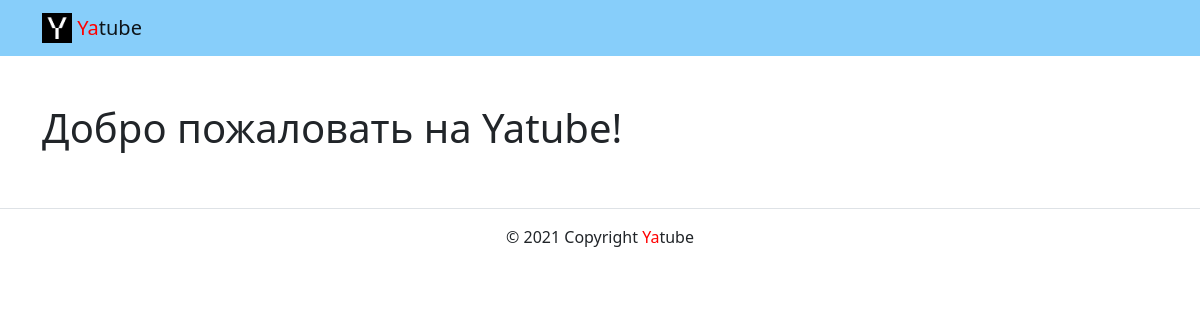
The app's page /, older data.
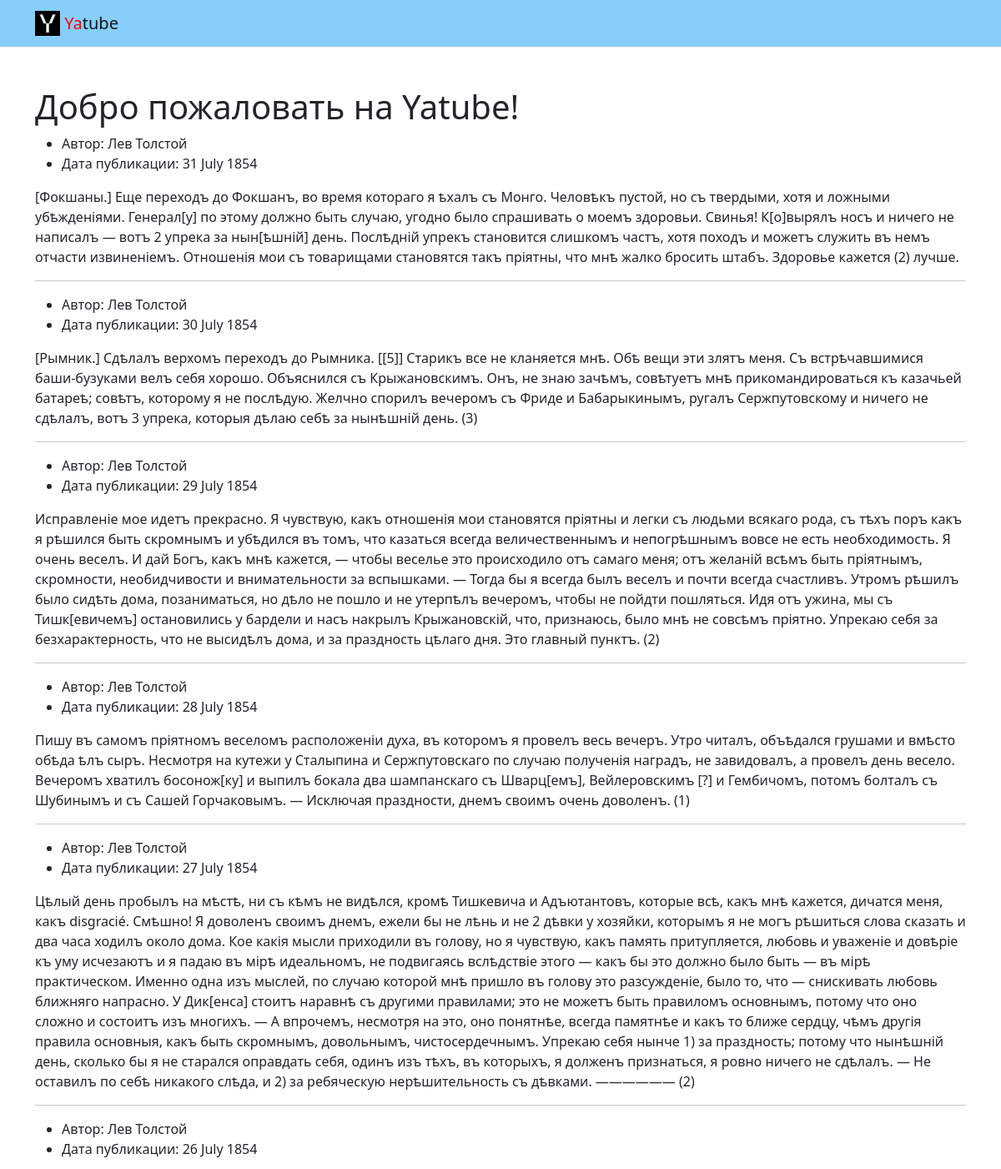
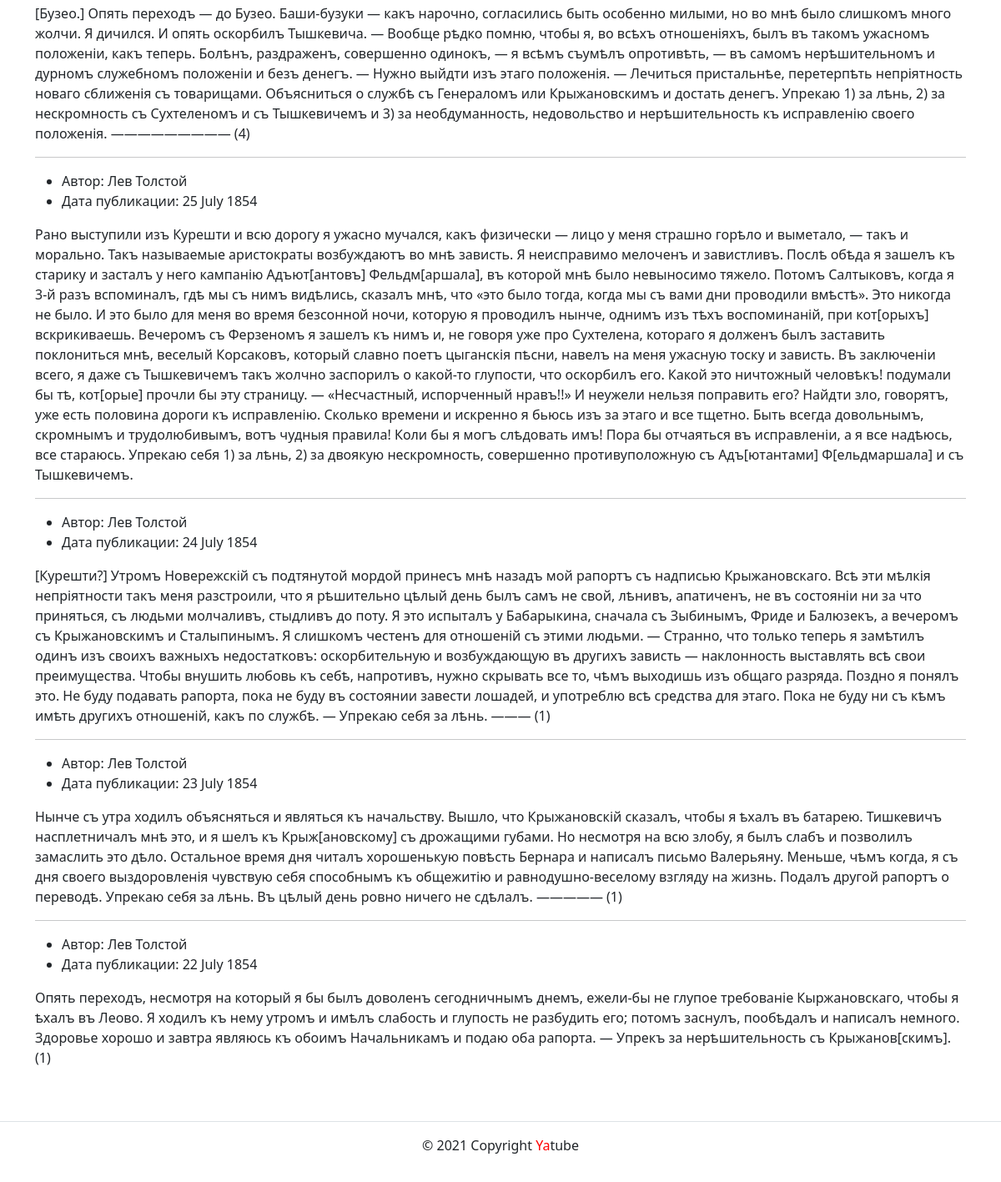
The same page, newer data (2 pictures, top to bottom).
### posts/models.py (models this page shows)
class Post(models.Model):
    text = models.TextField()
    pub_date = models.DateTimeField(auto_now_add=True)
    author = models.ForeignKey(User, on_delete=models.CASCADE)
    group = models.ForeignKey('Group', blank=True, null=True, on_delete=models.CASCADE)

### posts/views.py (the view)
# urls.py: path('', views.index, name='index'),
def index(request):
    posts = Post.objects.order_by('-pub_date')[:10]
    context = {
        'posts': posts,
    }
    return render(request, 'posts/index.html', context)

### templates/posts/index.html (shortened to what this page needs)
{% extends 'base.html' %}
     {% block content %}
         <h1> Добро пожаловать на Yatube! </h1>
  {% for post in posts %}
  <ul>
    <li>
      Автор: {{ post.author.get_full_name }}
    </li>
    <li>
      Дата публикации: {{ post.pub_date|date:"d E Y" }}
    </li>
  </ul>
  <p>{{ post.text }}</p>
  {% if not forloop.last %}<hr>{% endif %}
  {% endfor %}
    {% endblock %}

### templates/base.html (shortened to what this page needs)
{% load static %}
<!DOCTYPE html>
<html lang="ru">
  <head>
    <link rel="stylesheet" href="{% static '/css/bootstrap.min.css' %}">
  </head>
<body>
  <header>
      {% include 'includes/header.html' %}
  </header>
    <main class="container py-5">
      {% block content %}{% endblock %}
    </main>
    {% include 'includes/footer.html' %}
</body>
</html>

### templates/includes/header.html
{% load static %}
      <nav class="navbar navbar-light" style="background-color: lightskyblue">
        <div class="container">
          <a class="navbar-brand" href="{% url 'posts:index' %}">
            <img src="{% static 'img/logo.png' %}" width="30" height="30" class="d-inline-block align-top" alt="">
            <span style="color:red">Ya</span>tube</a>
        </div>
      </nav>

### templates/includes/footer.html
<footer class="border-top text-center py-3">
      <p>© 2021 Copyright <span style="color:red">Ya</span>tube</p>
    </footer>

Row changes from the older to the newer data that the page shows:
added Post: author.get_full_name "Лев Толстой", pub_date "31 July 1854", text "[Фокшаны.] Еще переходъ до Фокшанъ, во время котораго я ѣхалъ съ Монго. Человѣкъ пустой, но съ твердыми, хотя и ложными убѣжденіями. Генерал[у] по этому должно быть случаю, угодно было спрашивать о моемъ здоровьи. Свинья! К[о]вырялъ носъ и ничего не написалъ — вотъ 2 упрека за нын[ѣшній] день. Послѣдній упрекъ становится слишкомъ частъ, хотя походъ и можетъ служить въ немъ отчасти извиненіемъ. Отношенія мои съ товарищами становятся такъ пріятны, что мнѣ жалко бросить штабъ. Здоровье кажется (2) лучше."
added Post: author.get_full_name "Лев Толстой", pub_date "30 July 1854", text "[Рымник.] Сдѣлалъ верхомъ переходъ до Рымника. [[5]] Старикъ все не кланяется мнѣ. Обѣ вещи эти злятъ меня. Съ встрѣчавшимися баши-бузуками велъ себя хорошо. Объяснился съ Крыжановскимъ. Онъ, не знаю зачѣмъ, совѣтуетъ мнѣ прикомандироваться къ казачьей батареѣ; совѣтъ, которому я не послѣдую. Желчно спорилъ вечеромъ съ Фриде и Бабарыкинымъ, ругалъ Сержпутовскому и ничего не сдѣлалъ, вотъ 3 упрека, которыя дѣлаю себѣ за нынѣшній день. (3)"
added Post: author.get_full_name "Лев Толстой", pub_date "29 July 1854", text "Исправленіе мое идетъ прекрасно. Я чувствую, какъ отношенія мои становятся пріятны и легки съ людьми всякаго рода, съ тѣхъ поръ какъ я рѣшился быть скромнымъ и убѣдился въ томъ, что казаться всегда величественнымъ и непогрѣшнымъ вовсе не есть необходимость. Я очень веселъ. И дай Богъ, какъ мнѣ кажется, — чтобы веселье это происходило отъ самаго меня; отъ желаній всѣмъ быть пріятнымъ, скромности, необидчивости и внимательности за вспышками. — Тогда бы я всегда былъ веселъ и почти всегда счастливъ. Утромъ рѣшилъ было сидѣть дома, позаниматься, но дѣло не пошло и не утерпѣлъ вечеромъ, чтобы не пойдти пошляться. Идя отъ ужина, мы съ Тишк[евичемъ] остановились у бардели и насъ накрылъ…"
added Post: author.get_full_name "Лев Толстой", pub_date "28 July 1854", text "Пишу въ самомъ пріятномъ веселомъ расположеніи духа, въ которомъ я провелъ весь вечеръ. Утро читалъ, объѣдался грушами и вмѣсто обѣда ѣлъ сыръ. Несмотря на кутежи у Сталыпина и Сержпутовскаго по случаю полученія наградъ, не завидовалъ, а провелъ день весело. Вечеромъ хватилъ босонож[ку] и выпилъ бокала два шампанскаго съ Шварц[емъ], Вейлеровскимъ [?] и Гембичомъ, потомъ болталъ съ Шубинымъ и съ Сашей Горчаковымъ. — Исключая праздности, днемъ своимъ очень доволенъ. (1)"
added Post: author.get_full_name "Лев Толстой", pub_date "27 July 1854", text "Цѣлый день пробылъ на мѣстѣ, ни съ кѣмъ не видѣлся, кромѣ Тишкевича и Адъютантовъ, которые всѣ, какъ мнѣ кажется, дичатся меня, какъ disgracié. Смѣшно! Я доволенъ своимъ днемъ, ежели бы не лѣнь и не 2 дѣвки у хозяйки, которымъ я не могъ рѣшиться слова сказать и два часа ходилъ около дома. Кое какія мысли приходили въ голову, но я чувствую, какъ память притупляется, любовь и уваженіе и довѣріе къ уму исчезаютъ и я падаю въ мірѣ идеальномъ, не подвигаясь вслѣдствіе этого — какъ бы это должно было быть — въ мірѣ практическом. Именно одна изъ мыслей, по случаю которой мнѣ пришло въ голову это разсужденіе, было то, что — снискивать любовь ближняго напрасно. У Дик[енса] стоитъ наравнѣ съ другими…"
added Post: author.get_full_name "Лев Толстой", pub_date "26 July 1854", text "[Бузео.] Опять переходъ — до Бузео. Баши-бузуки — какъ нарочно, согласились быть особенно милыми, но во мнѣ было слишкомъ много жолчи. Я дичился. И опять оскорбилъ Тышкевича. — Вообще рѣдко помню, чтобы я, во всѣхъ отношеніяхъ, былъ въ такомъ ужасномъ положеніи, какъ теперь. Болѣнъ, раздраженъ, совершенно одинокъ, — я всѣмъ съумѣлъ опротивѣть, — въ самомъ нерѣшительномъ и дурномъ служебномъ положеніи и безъ денегъ. — Нужно выйдти изъ этаго положенія. — Лечиться пристальнѣе, перетерпѣть непріятность новаго сближенія съ товарищами. Объясниться о службѣ съ Генераломъ или Крыжановскимъ и достать денегъ. Упрекаю 1) за лѣнь, 2) за нескромность съ Сухтеленомъ и съ Тышкевичемъ и 3) за…"
added Post: author.get_full_name "Лев Толстой", pub_date "25 July 1854", text "Рано выступили изъ Курешти и всю дорогу я ужасно мучался, какъ физически — лицо у меня страшно горѣло и выметало, — такъ и морально. Такъ называемые аристократы возбуждаютъ во мнѣ зависть. Я неисправимо мелоченъ и завистливъ. Послѣ обѣда я зашелъ къ старику и засталъ у него кампанію Адъют[антовъ] Фельдм[аршала], въ которой мнѣ было невыносимо тяжело. Потомъ Салтыковъ, когда я 3-й разъ вспоминалъ, гдѣ мы съ нимъ видѣлись, сказалъ мнѣ, что «это было тогда, когда мы съ вами дни проводили вмѣстѣ». Это никогда не было. И это было для меня во время безсонной ночи, которую я проводилъ нынче, однимъ изъ тѣхъ воспоминаній, при кот[орыхъ] вскрикиваешь. Вечеромъ съ Ферзеномъ я зашелъ къ нимъ и, не…"
added Post: author.get_full_name "Лев Толстой", pub_date "24 July 1854", text "[Курешти?] Утромъ Новережскій съ подтянутой мордой принесъ мнѣ назадъ мой рапортъ съ надписью Крыжановскаго. Всѣ эти мѣлкія непріятности такъ меня разстроили, что я рѣшительно цѣлый день былъ самъ не свой, лѣнивъ, апатиченъ, не въ состояніи ни за что приняться, съ людьми молчаливъ, стыдливъ до поту. Я это испыталъ у Бабарыкина, сначала съ Зыбинымъ, Фриде и Балюзекъ, а вечеромъ съ Крыжановскимъ и Сталыпинымъ. Я слишкомъ честенъ для отношеній съ этими людьми. — Странно, что только теперь я замѣтилъ одинъ изъ своихъ важныхъ недостатковъ: оскорбительную и возбуждающую въ другихъ зависть — наклонность выставлять всѣ свои преимущества. Чтобы внушить любовь къ себѣ, напротивъ, нужно скрывать все…"
added Post: author.get_full_name "Лев Толстой", pub_date "23 July 1854", text "Нынче съ утра ходилъ объясняться и являться къ начальству. Вышло, что Крыжановскій сказалъ, чтобы я ѣхалъ въ батарею. Тишкевичъ насплетничалъ мнѣ это, и я шелъ къ Крыж[ановскому] съ дрожащими губами. Но несмотря на всю злобу, я былъ слабъ и позволилъ замаслить это дѣло. Остальное время дня читалъ хорошенькую повѣсть Бернара и написалъ письмо Валерьяну. Меньше, чѣмъ когда, я съ дня своего выздоровленія чувствую себя способнымъ къ общежитію и равнодушно-веселому взгляду на жизнь. Подалъ другой рапортъ о переводѣ. Упрекаю себя за лѣнь. Въ цѣлый день ровно ничего не сдѣлалъ. ————— (1)"
added Post: author.get_full_name "Лев Толстой", pub_date "22 July 1854", text "Опять переходъ, несмотря на который я бы былъ доволенъ сегодничнымъ днемъ, ежели-бы не глупое требованіе Кыржановскаго, чтобы я ѣхалъ въ Леово. Я ходилъ къ нему утромъ и имѣлъ слабость и глупость не разбудить его; потомъ заснулъ, пообѣдалъ и написалъ немного. Здоровье хорошо и завтра являюсь къ обоимъ Начальникамъ и подаю оба рапорта. — Упрекъ за нерѣшительность съ Крыжанов[скимъ]. (1)"
